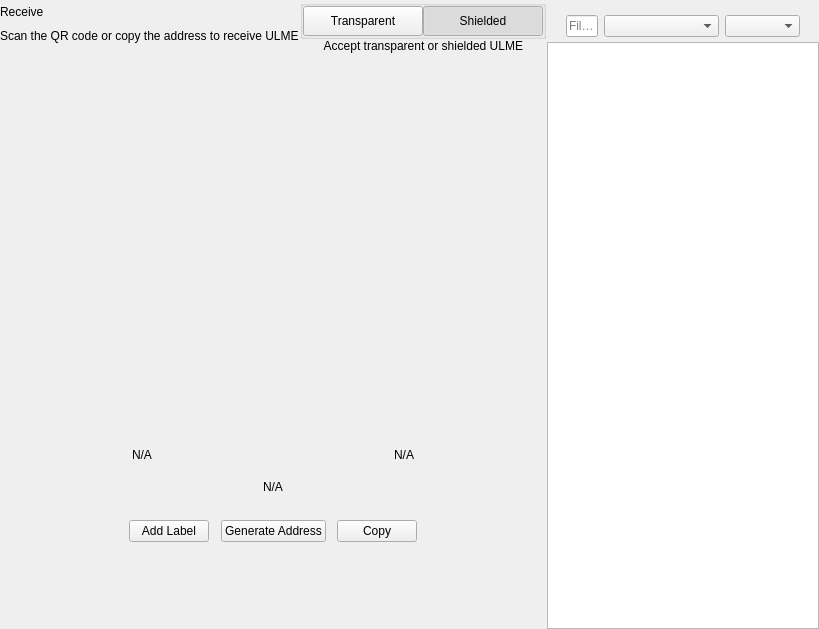
<?xml version="1.0" encoding="UTF-8"?>
<ui version="4.0">
 <class>ReceiveWidget</class>
 <widget class="QWidget" name="ReceiveWidget">
  <property name="geometry">
   <rect>
    <x>0</x>
    <y>0</y>
    <width>819</width>
    <height>629</height>
   </rect>
  </property>
  <property name="minimumSize">
   <size>
    <width>0</width>
    <height>0</height>
   </size>
  </property>
  <property name="windowTitle">
   <string notr="true">N/A</string>
  </property>
  <layout class="QHBoxLayout" name="horizontalLayout_2" stretch="2,1">
   <property name="spacing">
    <number>0</number>
   </property>
   <property name="leftMargin">
    <number>0</number>
   </property>
   <property name="topMargin">
    <number>0</number>
   </property>
   <property name="rightMargin">
    <number>0</number>
   </property>
   <property name="bottomMargin">
    <number>0</number>
   </property>
   <item>
    <widget class="QWidget" name="left" native="true">
     <layout class="QVBoxLayout" name="verticalLayout_3">
      <property name="leftMargin">
       <number>0</number>
      </property>
      <property name="topMargin">
       <number>0</number>
      </property>
      <property name="rightMargin">
       <number>0</number>
      </property>
      <property name="bottomMargin">
       <number>0</number>
      </property>
      <item>
       <layout class="QVBoxLayout" name="verticalLayout_2">
        <property name="spacing">
         <number>0</number>
        </property>
        <property name="leftMargin">
         <number>0</number>
        </property>
        <item>
         <layout class="QHBoxLayout" name="horizontalLayout_3">
          <property name="spacing">
           <number>0</number>
          </property>
          <item>
           <layout class="QVBoxLayout" name="verticalLayout_4">
            <property name="spacing">
             <number>5</number>
            </property>
            <item>
             <widget class="QLabel" name="labelTitle">
              <property name="text">
               <string>Receive</string>
              </property>
             </widget>
            </item>
            <item alignment="Qt::AlignTop">
             <widget class="QLabel" name="labelSubtitle1">
              <property name="text">
               <string>Scan the QR code or copy the address to receive ULME</string>
              </property>
             </widget>
            </item>
           </layout>
          </item>
          <item>
           <spacer name="horizontalSpacer">
            <property name="orientation">
             <enum>Qt::Horizontal</enum>
            </property>
            <property name="sizeHint" stdset="0">
             <size>
              <width>40</width>
              <height>20</height>
             </size>
            </property>
           </spacer>
          </item>
          <item>
           <widget class="QWidget" name="containerViewPrivacyChecks" native="true">
            <layout class="QVBoxLayout" name="containerPrivacyChecks">
             <property name="spacing">
              <number>0</number>
             </property>
             <property name="leftMargin">
              <number>0</number>
             </property>
             <property name="topMargin">
              <number>0</number>
             </property>
             <property name="rightMargin">
              <number>0</number>
             </property>
             <property name="bottomMargin">
              <number>0</number>
             </property>
             <item alignment="Qt::AlignHCenter|Qt::AlignVCenter">
              <widget class="QGroupBox" name="groupBox">
               <property name="title">
                <string/>
               </property>
               <layout class="QHBoxLayout" name="horizontalLayout_2_1">
                <property name="spacing">
                 <number>0</number>
                </property>
                <property name="leftMargin">
                 <number>0</number>
                </property>
                <property name="topMargin">
                 <number>0</number>
                </property>
                <property name="rightMargin">
                 <number>0</number>
                </property>
                <property name="bottomMargin">
                 <number>0</number>
                </property>
                <item>
                 <widget class="QPushButton" name="pushLeft">
                  <property name="minimumSize">
                   <size>
                    <width>120</width>
                    <height>30</height>
                   </size>
                  </property>
                  <property name="maximumSize">
                   <size>
                    <width>120</width>
                    <height>30</height>
                   </size>
                  </property>
                  <property name="focusPolicy">
                   <enum>Qt::NoFocus</enum>
                  </property>
                  <property name="text">
                   <string>Transparent</string>
                  </property>
                  <property name="checkable">
                   <bool>true</bool>
                  </property>
                  <property name="autoExclusive">
                   <bool>true</bool>
                  </property>
                 </widget>
                </item>
                <item>
                 <widget class="QPushButton" name="pushRight">
                  <property name="minimumSize">
                   <size>
                    <width>120</width>
                    <height>30</height>
                   </size>
                  </property>
                  <property name="maximumSize">
                   <size>
                    <width>120</width>
                    <height>30</height>
                   </size>
                  </property>
                  <property name="focusPolicy">
                   <enum>Qt::NoFocus</enum>
                  </property>
                  <property name="text">
                   <string>Shielded</string>
                  </property>
                  <property name="checkable">
                   <bool>true</bool>
                  </property>
                  <property name="checked">
                   <bool>true</bool>
                  </property>
                  <property name="autoExclusive">
                   <bool>true</bool>
                  </property>
                 </widget>
                </item>
               </layout>
              </widget>
             </item>
             <item alignment="Qt::AlignHCenter|Qt::AlignTop">
              <widget class="QLabel" name="labelSubtitle2">
               <property name="text">
                <string>Accept transparent or shielded ULME</string>
               </property>
               <property name="alignment">
                <set>Qt::AlignRight|Qt::AlignTrailing|Qt::AlignVCenter</set>
               </property>
              </widget>
             </item>
            </layout>
           </widget>
          </item>
         </layout>
        </item>
        <item>
         <spacer name="verticalSpacer_2">
          <property name="orientation">
           <enum>Qt::Vertical</enum>
          </property>
          <property name="sizeType">
           <enum>QSizePolicy::Expanding</enum>
          </property>
          <property name="sizeHint" stdset="0">
           <size>
            <width>20</width>
            <height>50</height>
           </size>
          </property>
         </spacer>
        </item>
        <item alignment="Qt::AlignHCenter">
         <widget class="QWidget" name="layoutQR" native="true">
          <property name="maximumSize">
           <size>
            <width>510</width>
            <height>16777215</height>
           </size>
          </property>
          <layout class="QVBoxLayout" name="verticalLayoutQr">
           <item>
            <spacer name="verticalSpacer11">
             <property name="orientation">
              <enum>Qt::Vertical</enum>
             </property>
             <property name="sizeType">
              <enum>QSizePolicy::Fixed</enum>
             </property>
             <property name="sizeHint" stdset="0">
              <size>
               <width>20</width>
               <height>20</height>
              </size>
             </property>
            </spacer>
           </item>
           <item alignment="Qt::AlignHCenter">
            <widget class="QLabel" name="labelQrImg">
             <property name="minimumSize">
              <size>
               <width>260</width>
               <height>260</height>
              </size>
             </property>
             <property name="maximumSize">
              <size>
               <width>260</width>
               <height>260</height>
              </size>
             </property>
             <property name="text">
              <string/>
             </property>
             <property name="alignment">
              <set>Qt::AlignCenter</set>
             </property>
            </widget>
           </item>
           <item>
            <spacer name="verticalSpacer_21">
             <property name="orientation">
              <enum>Qt::Vertical</enum>
             </property>
             <property name="sizeType">
              <enum>QSizePolicy::Fixed</enum>
             </property>
             <property name="sizeHint" stdset="0">
              <size>
               <width>20</width>
               <height>30</height>
              </size>
             </property>
            </spacer>
           </item>
           <item>
            <widget class="QWidget" name="widget" native="true">
             <property name="minimumSize">
              <size>
               <width>0</width>
               <height>0</height>
              </size>
             </property>
             <layout class="QHBoxLayout" name="horizontalLayout_5">
              <item>
               <widget class="QLabel" name="labelLabel">
                <property name="text">
                 <string notr="true">N/A</string>
                </property>
               </widget>
              </item>
              <item>
               <spacer name="horizontalSpacer_2">
                <property name="orientation">
                 <enum>Qt::Horizontal</enum>
                </property>
                <property name="sizeHint" stdset="0">
                 <size>
                  <width>141</width>
                  <height>20</height>
                 </size>
                </property>
               </spacer>
              </item>
              <item>
               <widget class="QLabel" name="labelDate">
                <property name="text">
                 <string notr="true">N/A</string>
                </property>
                <property name="alignment">
                 <set>Qt::AlignRight|Qt::AlignTrailing|Qt::AlignVCenter</set>
                </property>
               </widget>
              </item>
             </layout>
            </widget>
           </item>
           <item>
            <widget class="QLabel" name="labelAddress">
             <property name="sizePolicy">
              <sizepolicy hsizetype="Expanding" vsizetype="Preferred">
               <horstretch>0</horstretch>
               <verstretch>0</verstretch>
              </sizepolicy>
             </property>
             <property name="minimumSize">
              <size>
               <width>300</width>
               <height>0</height>
              </size>
             </property>
             <property name="text">
              <string notr="true">N/A</string>
             </property>
             <property name="alignment">
              <set>Qt::AlignCenter</set>
             </property>
            </widget>
           </item>
           <item>
            <spacer name="verticalSpacer_4">
             <property name="orientation">
              <enum>Qt::Vertical</enum>
             </property>
             <property name="sizeType">
              <enum>QSizePolicy::Fixed</enum>
             </property>
             <property name="sizeHint" stdset="0">
              <size>
               <width>20</width>
               <height>20</height>
              </size>
             </property>
            </spacer>
           </item>
           <item>
            <layout class="QHBoxLayout" name="horizontalLayout_4">
             <item alignment="Qt::AlignHCenter">
              <widget class="QPushButton" name="pushButtonLabel">
               <property name="focusPolicy">
                <enum>Qt::NoFocus</enum>
               </property>
               <property name="text">
                <string>Add Label</string>
               </property>
              </widget>
             </item>
             <item alignment="Qt::AlignHCenter">
              <widget class="QPushButton" name="pushButtonNewAddress">
               <property name="focusPolicy">
                <enum>Qt::NoFocus</enum>
               </property>
               <property name="text">
                <string>Generate Address</string>
               </property>
              </widget>
             </item>
             <item alignment="Qt::AlignHCenter">
              <widget class="QPushButton" name="pushButtonCopy">
               <property name="focusPolicy">
                <enum>Qt::NoFocus</enum>
               </property>
               <property name="text">
                <string>Copy</string>
               </property>
              </widget>
             </item>
            </layout>
           </item>
           <item>
            <spacer name="verticalSpacer_3">
             <property name="orientation">
              <enum>Qt::Vertical</enum>
             </property>
             <property name="sizeType">
              <enum>QSizePolicy::Expanding</enum>
             </property>
             <property name="sizeHint" stdset="0">
              <size>
               <width>20</width>
               <height>20</height>
              </size>
             </property>
            </spacer>
           </item>
          </layout>
         </widget>
        </item>
        <item>
         <spacer name="verticalSpacer">
          <property name="orientation">
           <enum>Qt::Vertical</enum>
          </property>
          <property name="sizeHint" stdset="0">
           <size>
            <width>20</width>
            <height>40</height>
           </size>
          </property>
         </spacer>
        </item>
       </layout>
      </item>
     </layout>
    </widget>
   </item>
   <item>
    <widget class="QWidget" name="right" native="true">
     <layout class="QVBoxLayout" name="verticalLayout_5">
      <property name="spacing">
       <number>0</number>
      </property>
      <property name="leftMargin">
       <number>1</number>
      </property>
      <property name="topMargin">
       <number>0</number>
      </property>
      <property name="rightMargin">
       <number>0</number>
      </property>
      <property name="bottomMargin">
       <number>0</number>
      </property>
      <item>
       <layout class="QVBoxLayout" name="container_right">
        <property name="spacing">
         <number>0</number>
        </property>
        <property name="leftMargin">
         <number>0</number>
        </property>
        <property name="rightMargin">
         <number>0</number>
        </property>
        <item>
         <layout class="QVBoxLayout" name="verticalLayout">
          <property name="spacing">
           <number>6</number>
          </property>
          <property name="leftMargin">
           <number>19</number>
          </property>
          <property name="rightMargin">
           <number>19</number>
          </property>
          <item>
           <widget class="OptionButton" name="btnRequest" native="true"/>
          </item>
          <item>
           <widget class="OptionButton" name="btnMyAddresses" native="true">
            <property name="sizePolicy">
             <sizepolicy hsizetype="Preferred" vsizetype="Minimum">
              <horstretch>0</horstretch>
              <verstretch>0</verstretch>
             </sizepolicy>
            </property>
           </widget>
          </item>
         </layout>
        </item>
        <item>
         <widget class="QWidget" name="sortWidget" native="true">
          <layout class="QHBoxLayout" name="horizontalLayout_6">
           <property name="leftMargin">
            <number>19</number>
           </property>
           <property name="rightMargin">
            <number>19</number>
           </property>
           <property name="bottomMargin">
            <number>5</number>
           </property>
           <item>
            <widget class="QLineEdit" name="lineEditFilter">
             <property name="sizePolicy">
              <sizepolicy hsizetype="Expanding" vsizetype="Fixed">
               <horstretch>0</horstretch>
               <verstretch>0</verstretch>
              </sizepolicy>
             </property>
             <property name="minimumSize">
              <size>
               <width>0</width>
               <height>0</height>
              </size>
             </property>
             <property name="contextMenuPolicy">
              <enum>Qt::DefaultContextMenu</enum>
             </property>
             <property name="acceptDrops">
              <bool>false</bool>
             </property>
             <property name="maxLength">
              <number>40</number>
             </property>
             <property name="placeholderText">
              <string>Filter</string>
             </property>
            </widget>
           </item>
           <item>
            <spacer name="horizontalSpacer_3">
             <property name="orientation">
              <enum>Qt::Horizontal</enum>
             </property>
             <property name="sizeType">
              <enum>QSizePolicy::Preferred</enum>
             </property>
             <property name="sizeHint" stdset="0">
              <size>
               <width>20</width>
               <height>20</height>
              </size>
             </property>
            </spacer>
           </item>
           <item>
            <widget class="QComboBox" name="comboBoxSort">
             <property name="sizePolicy">
              <sizepolicy hsizetype="Preferred" vsizetype="Fixed">
               <horstretch>0</horstretch>
               <verstretch>0</verstretch>
              </sizepolicy>
             </property>
             <property name="minimumSize">
              <size>
               <width>115</width>
               <height>0</height>
              </size>
             </property>
            </widget>
           </item>
           <item>
            <widget class="QComboBox" name="comboBoxSortOrder">
             <property name="sizePolicy">
              <sizepolicy hsizetype="Preferred" vsizetype="Fixed">
               <horstretch>0</horstretch>
               <verstretch>0</verstretch>
              </sizepolicy>
             </property>
             <property name="minimumSize">
              <size>
               <width>75</width>
               <height>0</height>
              </size>
             </property>
            </widget>
           </item>
          </layout>
          <zorder>comboBoxSort</zorder>
          <zorder>comboBoxSortOrder</zorder>
          <zorder>lineEditFilter</zorder>
         </widget>
        </item>
        <item>
         <widget class="QListView" name="listViewAddress"/>
        </item>
       </layout>
      </item>
     </layout>
    </widget>
   </item>
  </layout>
 </widget>
 <customwidgets>
  <customwidget>
   <class>OptionButton</class>
   <extends>QWidget</extends>
   <header>qt/ulmex/optionbutton.h</header>
   <container>1</container>
  </customwidget>
 </customwidgets>
 <resources/>
 <connections/>
</ui>
